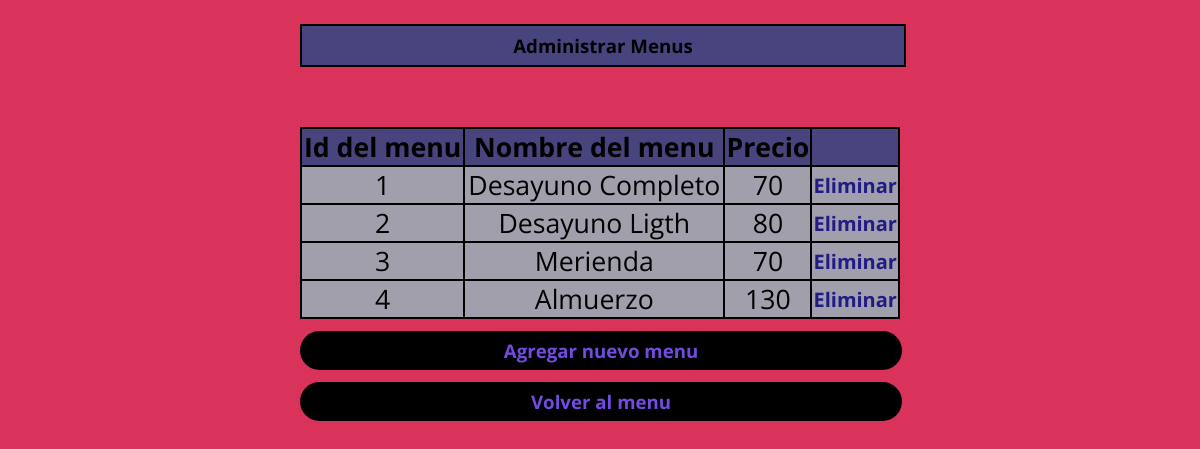
Screenshot of /menus.php with the database file from the repository.
### tables this page shows
CREATE TABLE `menus` (
  `menus_id` int(11) NOT NULL,
  `menus_nombre` varchar(128) NOT NULL,
  `menus_precio` int(11) NOT NULL
);

### menus.php (the view, shortened to what this page needs)
<!DOCTYPE html>
<html lang="es">
<head>
	<link href="menuss.css" rel="stylesheet" type="text/css">
</head>
<body>
	<h1>Administrar Menus</h1>
	<?php
		include "connect.php";
		$sql = "SELECT * FROM `menus`";
		$rs = $bdmotor->query($sql);
		if($cant=mysqli_num_rows($rs))
		{
			echo "<table>
				<tr class='titulos-tabla'>
		 			<td> Id del menu </td>
		 		 	<td> Nombre del menu </td>
                    <td> Precio </td>
		 		 	<td>  </td>
		 		<tr>";
			while ($row = $rs->fetch_array(MYSQLI_ASSOC))
		 	{
		 		echo
		 		"<tr class='tabla'>
		 			<td class='c1'>".$row["menus_id"]."</td>
		 		 	<td class='c2'>".$row["menus_nombre"]."</td>
                    <td class='c3'>".$row["menus_precio"]."</td>
		 		 	<td ><a  href=\"admin_menus.php?id=".$row["menus_id"]."\" class='bEliminar'> Eliminar </a></td>
		 		<tr>";
		 	}
		 	echo "</table>";
		}
		else
		{
			echo "La base de datos esta vacia.";
		}
		$agregar = -1;
		echo "<p></p> <a href=\"admin_menus.php?id=".$agregar."\" class= 'bAgregar'> Agregar nuevo menu </a>
	 	<p></p> <a href=\"index.php?\" class= 'bVolver'> Volver al menu </a>";
	?>
</body>
</html>

### menuss.css (style rules this page uses)
* { margin: 0; padding: 0; font-family: "Open Sans"; }
body h1 { display: block; text-decoration: none; color: black; text-align: center; font-size: 14pt; font-weight: bold; padding: 7px; background: #47447E; width: 49%; margin-left: 25%; margin-top: 2%; border: 2px solid #000; }
table { width: 50%; float: centre; border: 2px solid #000; border-collapse: collapse; background: #A09FAB; margin-left: 25%; margin-top: 5%; }
table td { border: 2px solid #000; }
table .titulos-tabla { text-align: center; font-weight: bold; font-size: 20pt; background: #47447E; }
table .tabla .c1, .c2, .c3, .c4 { text-align: center; font-size: 20pt; }
.bEliminar { display: block; text-decoration: none; color: #211C85; text-align: center; font-size: 15pt; font-weight: bold; }
.bAgregar { display: block; text-decoration: none; color: #734BE1; text-align: center; font-size: 14pt; font-weight: bold; padding: 7px; background: black; width: 49%; margin-left: 25%; margin-top: 1%; border-radius: 50px; }
.bVolver { display: block; text-decoration: none; color: #734BE1; text-align: center; font-size: 14pt; font-weight: bold; padding: 7px; background: black; width: 49%; margin-left: 25%; margin-top: 1%; border-radius: 50px; }
body { background: #D9335C; float:centre; }

### rows the page displays
menus: menus_id "1", menus_nombre "Desayuno Completo", menus_precio "70"
menus: menus_id "2", menus_nombre "Desayuno Ligth", menus_precio "80"
menus: menus_id "3", menus_nombre "Merienda", menus_precio "70"
menus: menus_id "4", menus_nombre "Almuerzo", menus_precio "130"
